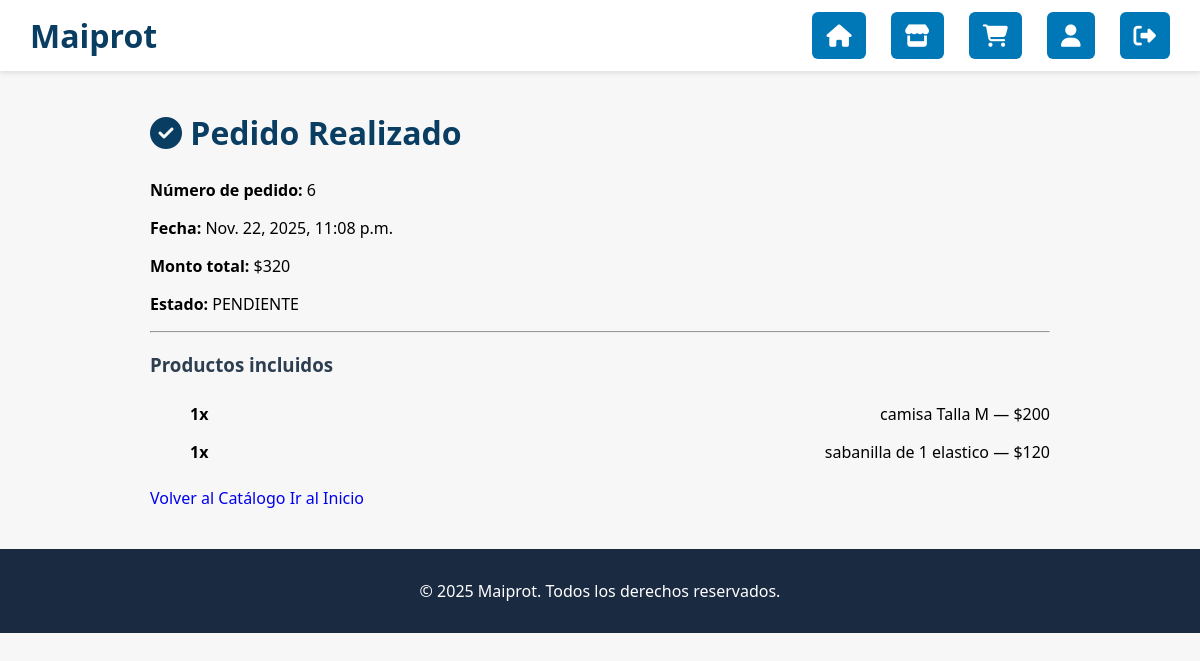
The app's page /pedido/6/ (signed in) with its own data.
### appweb/models.py (models this page shows, shortened)
class Pedido(models.Model):
    ESTADOS = [
        ('PENDIENTE', 'Pendiente'),
        ('PROCESO', 'En Proceso'),
        ('COMPLETADO', 'Completado'),
        ('CANCELADO', 'Cancelado'),
    ]
    usuario = models.ForeignKey(User, on_delete=models.CASCADE, related_name='pedidos')
    fecha_pedido = models.DateTimeField(default=timezone.now)
    monto_total = models.DecimalField(max_digits=10, decimal_places=2, default=0.00)
    estado = models.CharField(max_length=10, choices=ESTADOS, default='PENDIENTE')
    urgente = models.BooleanField(default=False)
    plazo_dias = models.PositiveIntegerField(default=7)

class DetallePedido(models.Model):
    pedido = models.ForeignKey('Pedido', on_delete=models.CASCADE, related_name='detalles')
    producto = models.ForeignKey(Producto, on_delete=models.CASCADE)
    cantidad = models.IntegerField(default=1)
    precio_unitario_guardado = models.DecimalField(max_digits=10, decimal_places=2)
    @property
    def subtotal(self):
        return self.cantidad * self.precio_unitario_guardado

class Producto(models.Model):
    nombre = models.CharField(max_length=100)
    descripcion = models.TextField()
    precio = models.DecimalField(max_digits=8, decimal_places=2)
    imagen = models.ImageField(upload_to='productos/', blank=True, null=True)

### appweb/views.py (the view)
# urls.py: path('pedido/<int:pedido_id>/', views.ver_pedido, name='ver_pedido'),
@login_required
def ver_pedido(request, pedido_id):
    pedido = get_object_or_404(Pedido, id=pedido_id, usuario=request.user)
    detalles = pedido.detalles.all()
    return render(request, "ver_pedido.html", {
        "pedido": pedido,
        "detalles": detalles
    })

### appweb/templates/ver_pedido.html (shortened to what this page needs)
{% extends "base.html" %}
{% load static %}
{% block content %}
<div class="pedido-wrapper">
    <h2 class="pedido-titulo"><i class="fa-solid fa-check-circle"></i> Pedido Realizado</h2>
    <div class="pedido-resumen">
        <p><strong>Número de pedido:</strong> {{ pedido.id }}</p>
        <p><strong>Fecha:</strong> {{ pedido.fecha_pedido }}</p>
        <p><strong>Monto total:</strong> ${{ pedido.monto_total|floatformat:0 }}</p>
        <p><strong>Estado:</strong> {{ pedido.estado }}</p>
        <hr>
        <h3>Productos incluidos</h3>
        <ul class="pedido-lista">
            {% for d in detalles %}
            <li class="pedido-item">
                <strong>{{ d.cantidad }}x</strong> {{ d.producto.nombre }}
                — ${{ d.subtotal|floatformat:0 }}
            </li>
            {% endfor %}
        </ul>
        <div class="pedido-botones">
            <a href="{% url 'catalogo' %}" class="btn-volver">Volver al Catálogo</a>
            <a href="{% url 'inicio' %}" class="btn-inicio">Ir al Inicio</a>
        </div>
    </div>
</div>
{% endblock %}

### appweb/static/appweb/css/style.css (style rules this page uses)
body { font-family: 'Segoe UI', sans-serif; background: #f7f7f7; margin: 0; padding: 0; }
h1, h2, h3 { color: #2c3e50; }
a { text-decoration: none; }
.pedido-wrapper { width: 90%; max-width: 900px; margin: 40px auto; }
.pedido-titulo { font-size: 2rem; font-weight: bold; color: #0a3d62; margin-bottom: 25px; }
.pedido-resumen { margin-bottom: 25px; }
.pedido-item { display: flex; justify-content: space-between; padding: 8px 0; font-size: 1rem; }

### records on screen
Pedido: id "6", fecha_pedido "Nov. 22, 2025, 11:08 p.m.", monto_total "320", estado "PENDIENTE"
DetallePedido: cantidad "1", producto.nombre "camisa Talla M", subtotal "200"
DetallePedido: cantidad "1", producto.nombre "sabanilla de 1 elastico", subtotal "120"
